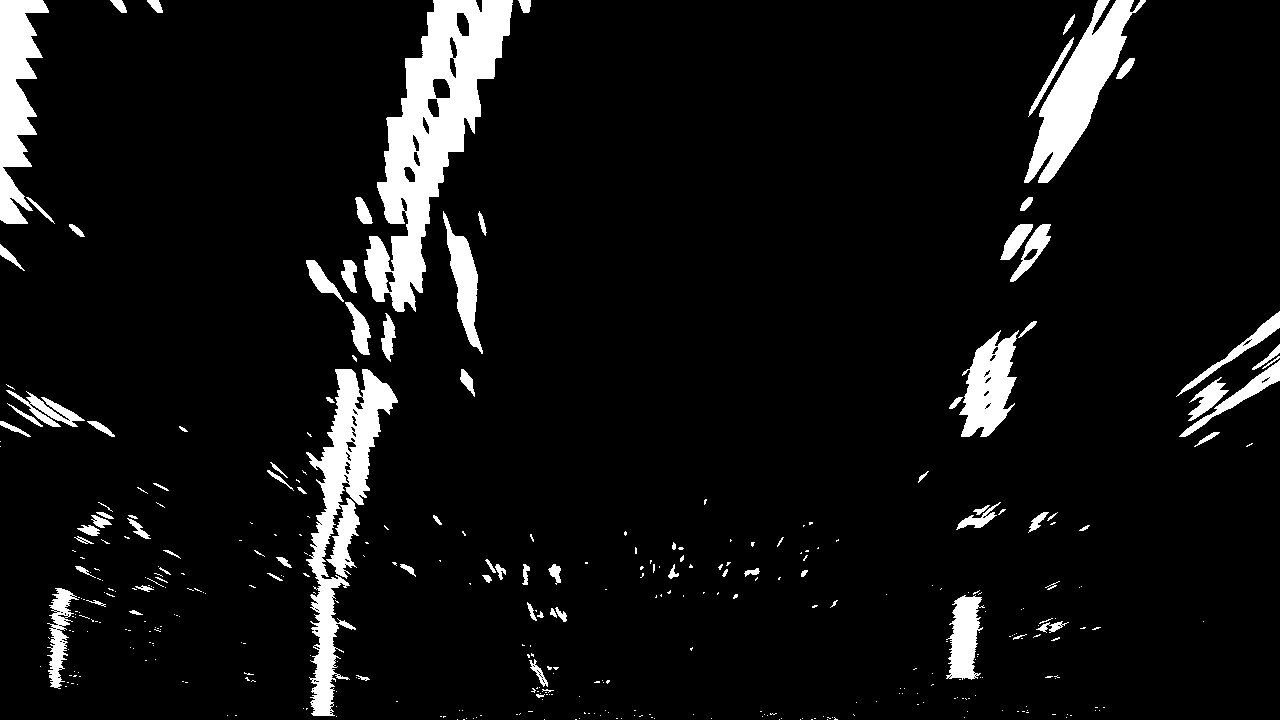
#> input picture lecture04/test_images/warped_example.jpg, 1280 x 720 px
$ python lane_histogram.py
#> lines starting #> are read from the running program, lines starting #| are printed output that depends on the picture
import numpy as np
import matplotlib.image as mpimg
import matplotlib.pyplot as plt


def main():
    # Load our image
    # `mpimg.imread` will load .jpg as 0-255, so normalize back to 0-1
    img = mpimg.imread('test_images/warped_example.jpg') / 255
#> img: shape (720, 1280) float64; min 0, max 1, mean 0.0726

    # Create histogram of image binary activations
    histogram = hist(img)
#> in hist, `bottom_half = img[img.shape[0] // 2:, :]`:
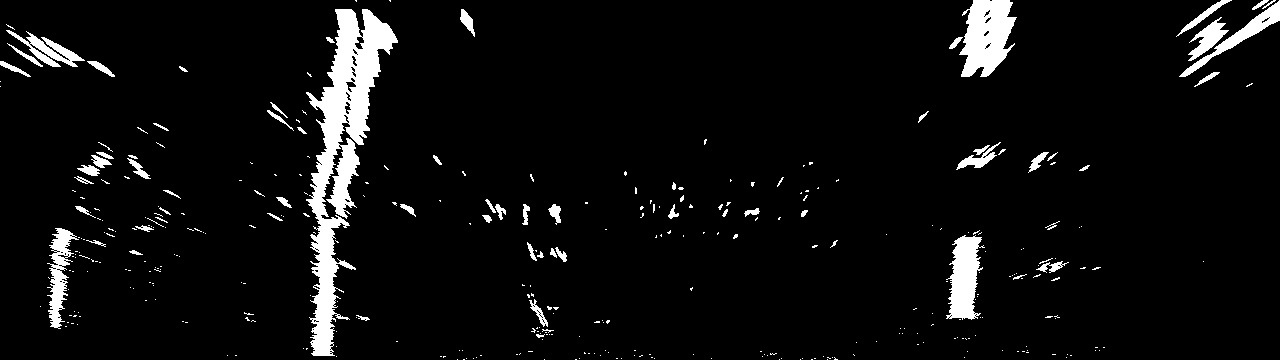
#> bottom_half: shape (360, 1280) float64; min 0, max 1, mean 0.0563
#> in hist, `histogram = np.sum(bottom_half, axis=0)`: histogram = 1280 values, max 244.9 at index 327, min 0 at index 208, mean 20.28

    # Visualize the resulting histogram
    f, (ax1, ax2) = plt.subplots(2, 1, figsize=(12, 18))
    f.tight_layout()
    ax1.imshow(img)
    ax1.set_title('Original Image', fontsize=50)
    ax2.plot(histogram)
    ax2.set_title('Histogram', fontsize=50)
    plt.subplots_adjust(left=0., right=1, top=1, bottom=0)
    plt.show()
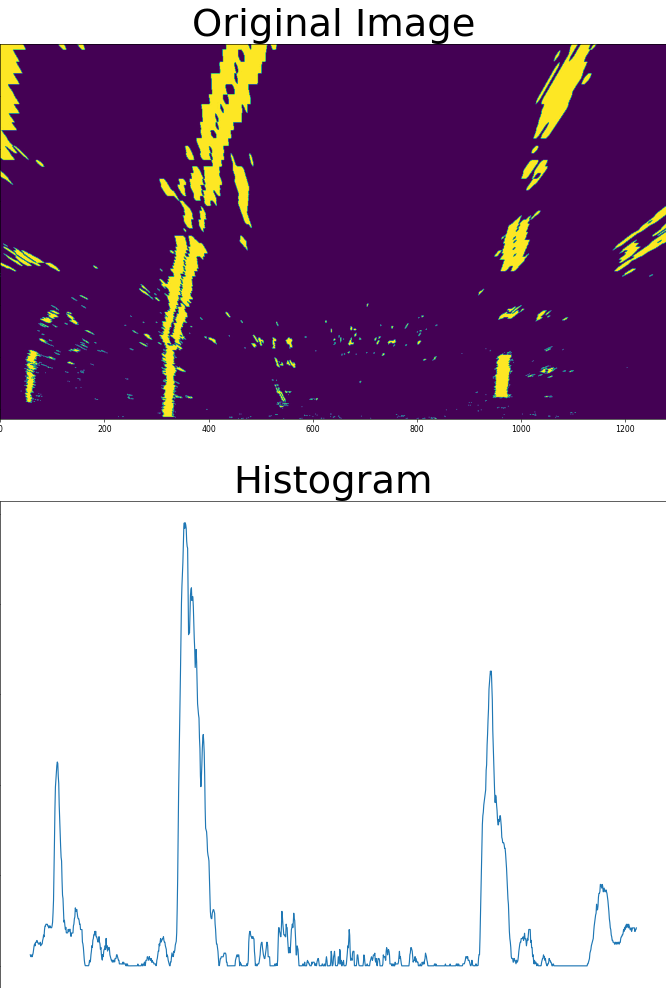
#> figure drawn by matplotlib, 2 panels; panel 2: curve peaks at x = 327, y = 244.9


def hist(img):
    # Grab only the bottom half of the image
    # Lane lines are likely to be mostly vertical nearest to the car
    bottom_half = img[img.shape[0] // 2:, :]

    # Sum across image pixels vertically - make sure to set an `axis`
    # i.e. the highest areas of vertical lines should be larger values
    histogram = np.sum(bottom_half, axis=0)

    return histogram


if __name__ == "__main__":
    main()
